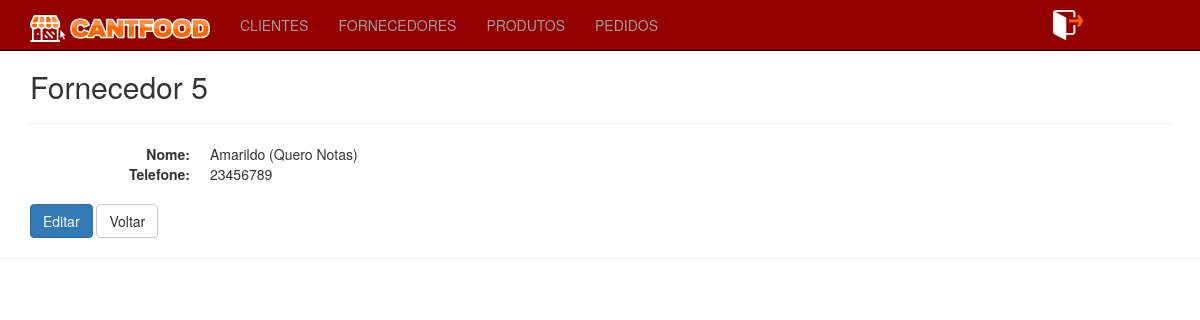
Screenshot of /fornecedores/viewfornecedores.php?id=5 with the database file from the repository.
### tables this page shows
CREATE TABLE `fornecedores` (
  `id` int(11) NOT NULL,
  `nome` varchar(255) NOT NULL,
  `telefone` int(15) NOT NULL,
  `dataCadastro` datetime NOT NULL,
  `dataAtualizacao` datetime NOT NULL
);

### inc/database.php (called while the page is built, shortened)
<?php
function open_database() {
	try {
		$conn = new mysqli(DB_HOST, DB_USER, DB_PASSWORD, DB_NAME);
		return $conn;
	} catch (Exception $e) {
		echo $e->getMessage();
		return null;
	}
}
function find( $table = null, $id = null ) {
	$database = open_database();
	$found = null;
	try {
	  if ($id) {
	    $sql = "SELECT * FROM " . $table . " WHERE id = " . $id;
	    $result = $database->query($sql);
	    if ($result->num_rows > 0) {
	      $found = $result->fetch_assoc();
	    }
	  } else {
	    $sql = "SELECT * FROM " . $table;
	    $result = $database->query($sql);
	    if ($result->num_rows > 0) {
	      $found = $result->fetch_all(MYSQLI_ASSOC);
	    }
	  }
	} catch (Exception $e) {
	  $_SESSION['message'] = $e->GetMessage();
	  $_SESSION['type'] = 'danger';
  }
	return $found;
}

### fornecedores/functionsfornecedores.php (called while the page is built, shortened)
<?php
 function viewfornecedores($id = null) {
  $fornecedor = find('fornecedores', $id);
}

### fornecedores/viewfornecedores.php (the view, shortened to what this page needs)
<?php
	require_once('functionsfornecedores.php');
	viewfornecedores($_GET['id']);
?>
<h2>Fornecedor <?php echo $fornecedor['id']; ?></h2>
<hr>
<dl class="dl-horizontal">
	<dt>Nome:</dt>
	<dd><?php echo $fornecedor['nome']; ?></dd>
	<dt>Telefone:</dt>
	<dd><?php echo $fornecedor['telefone']; ?></dd>
</dl>
<div id="actions" class="row">
	<div class="col-md-12">
	  <a href="editfornecedores.php?id=<?php echo $fornecedor['id']; ?>" class="btn btn-primary">Editar</a>
	  <a href="index.php" class="btn btn-default">Voltar</a>
	</div>
</div>

### inc/header.php (style rules this page uses)
body { padding-top: 50px; padding-bottom: 20px; }

### rows the page displays
fornecedores: id "5", nome "Amarildo (Quero Notas)", telefone "23456789"
